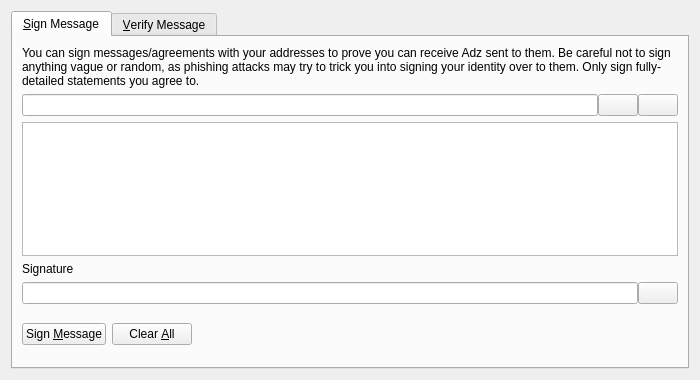
<?xml version="1.0" encoding="UTF-8"?>
<ui version="4.0">
 <class>SignVerifyMessageDialog</class>
 <widget class="QDialog" name="SignVerifyMessageDialog">
  <property name="geometry">
   <rect>
    <x>0</x>
    <y>0</y>
    <width>700</width>
    <height>380</height>
   </rect>
  </property>
  <property name="windowTitle">
   <string>Signatures - Sign / Verify a Message</string>
  </property>
  <property name="modal">
   <bool>true</bool>
  </property>
  <layout class="QVBoxLayout" name="verticalLayout">
   <item>
    <widget class="QTabWidget" name="tabWidget">
     <property name="currentIndex">
      <number>0</number>
     </property>
     <widget class="QWidget" name="tabSignMessage">
      <attribute name="title">
       <string>&amp;Sign Message</string>
      </attribute>
      <layout class="QVBoxLayout" name="verticalLayout_SM">
       <item>
        <widget class="QLabel" name="infoLabel_SM">
         <property name="text">
          <string>You can sign messages/agreements with your addresses to prove you can receive Adz sent to them. Be careful not to sign anything vague or random, as phishing attacks may try to trick you into signing your identity over to them. Only sign fully-detailed statements you agree to.</string>
         </property>
         <property name="textFormat">
          <enum>Qt::PlainText</enum>
         </property>
         <property name="wordWrap">
          <bool>true</bool>
         </property>
        </widget>
       </item>
       <item>
        <layout class="QHBoxLayout" name="horizontalLayout_1_SM">
         <property name="spacing">
          <number>0</number>
         </property>
         <item>
          <widget class="QValidatedLineEdit" name="addressIn_SM">
           <property name="toolTip">
            <string>The Proton address to sign the message with</string>
           </property>
          </widget>
         </item>
         <item>
          <widget class="QPushButton" name="addressBookButton_SM">
           <property name="toolTip">
            <string>Choose previously used address</string>
           </property>
           <property name="text">
            <string/>
           </property>
           <property name="shortcut">
            <string>Alt+A</string>
           </property>
           <property name="autoDefault">
            <bool>false</bool>
           </property>
          </widget>
         </item>
         <item>
          <widget class="QPushButton" name="pasteButton_SM">
           <property name="toolTip">
            <string>Paste address from clipboard</string>
           </property>
           <property name="text">
            <string/>
           </property>
           <property name="shortcut">
            <string>Alt+P</string>
           </property>
           <property name="autoDefault">
            <bool>false</bool>
           </property>
          </widget>
         </item>
        </layout>
       </item>
       <item>
        <widget class="QPlainTextEdit" name="messageIn_SM">
         <property name="toolTip">
          <string>Enter the message you want to sign here</string>
         </property>
        </widget>
       </item>
       <item>
        <widget class="QLabel" name="signatureLabel_SM">
         <property name="text">
          <string>Signature</string>
         </property>
         <property name="textFormat">
          <enum>Qt::PlainText</enum>
         </property>
        </widget>
       </item>
       <item>
        <layout class="QHBoxLayout" name="horizontalLayout_2_SM">
         <property name="spacing">
          <number>0</number>
         </property>
         <item>
          <widget class="QLineEdit" name="signatureOut_SM">
           <property name="font">
            <font>
             <italic>true</italic>
            </font>
           </property>
           <property name="readOnly">
            <bool>true</bool>
           </property>
          </widget>
         </item>
         <item>
          <widget class="QPushButton" name="copySignatureButton_SM">
           <property name="toolTip">
            <string>Copy the current signature to the system clipboard</string>
           </property>
           <property name="text">
            <string/>
           </property>
           <property name="autoDefault">
            <bool>false</bool>
           </property>
          </widget>
         </item>
        </layout>
       </item>
       <item>
        <layout class="QHBoxLayout" name="horizontalLayout_3_SM">
         <item>
          <widget class="QPushButton" name="signMessageButton_SM">
           <property name="toolTip">
            <string>Sign the message to prove you own this Proton address</string>
           </property>
           <property name="text">
            <string>Sign &amp;Message</string>
           </property>
           <property name="autoDefault">
            <bool>false</bool>
           </property>
          </widget>
         </item>
         <item>
          <widget class="QPushButton" name="clearButton_SM">
           <property name="toolTip">
            <string>Reset all sign message fields</string>
           </property>
           <property name="text">
            <string>Clear &amp;All</string>
           </property>
           <property name="autoDefault">
            <bool>false</bool>
           </property>
          </widget>
         </item>
         <item>
          <spacer name="horizontalSpacer_1_SM">
           <property name="orientation">
            <enum>Qt::Horizontal</enum>
           </property>
           <property name="sizeHint" stdset="0">
            <size>
             <width>40</width>
             <height>48</height>
            </size>
           </property>
          </spacer>
         </item>
         <item>
          <widget class="QLabel" name="statusLabel_SM">
           <property name="font">
            <font>
             <weight>75</weight>
             <bold>true</bold>
            </font>
           </property>
           <property name="text">
            <string/>
           </property>
           <property name="wordWrap">
            <bool>true</bool>
           </property>
          </widget>
         </item>
         <item>
          <spacer name="horizontalSpacer_2_SM">
           <property name="orientation">
            <enum>Qt::Horizontal</enum>
           </property>
           <property name="sizeHint" stdset="0">
            <size>
             <width>40</width>
             <height>48</height>
            </size>
           </property>
          </spacer>
         </item>
        </layout>
       </item>
      </layout>
     </widget>
     <widget class="QWidget" name="tabVerifyMessage">
      <attribute name="title">
       <string>&amp;Verify Message</string>
      </attribute>
      <layout class="QVBoxLayout" name="verticalLayout_VM">
       <item>
        <widget class="QLabel" name="infoLabel_VM">
         <property name="text">
          <string>Enter the receiver's address, message (ensure you copy line breaks, spaces, tabs, etc. exactly) and signature below to verify the message. Be careful not to read more into the signature than what is in the signed message itself, to avoid being tricked by a man-in-the-middle attack. Note that this only proves the signing party receives with the address, it cannot prove sendership of any transaction!</string>
         </property>
         <property name="textFormat">
          <enum>Qt::PlainText</enum>
         </property>
         <property name="alignment">
          <set>Qt::AlignLeading|Qt::AlignLeft|Qt::AlignTop</set>
         </property>
         <property name="wordWrap">
          <bool>true</bool>
         </property>
        </widget>
       </item>
       <item>
        <layout class="QHBoxLayout" name="horizontalLayout_1_VM">
         <property name="spacing">
          <number>0</number>
         </property>
         <item>
          <widget class="QValidatedLineEdit" name="addressIn_VM">
           <property name="toolTip">
            <string>The Proton address the message was signed with</string>
           </property>
          </widget>
         </item>
         <item>
          <widget class="QPushButton" name="addressBookButton_VM">
           <property name="toolTip">
            <string>Choose previously used address</string>
           </property>
           <property name="text">
            <string/>
           </property>
           <property name="shortcut">
            <string>Alt+A</string>
           </property>
           <property name="autoDefault">
            <bool>false</bool>
           </property>
          </widget>
         </item>
        </layout>
       </item>
       <item>
        <widget class="QPlainTextEdit" name="messageIn_VM"/>
       </item>
       <item>
        <widget class="QValidatedLineEdit" name="signatureIn_VM"/>
       </item>
       <item>
        <layout class="QHBoxLayout" name="horizontalLayout_2_VM">
         <item>
          <widget class="QPushButton" name="verifyMessageButton_VM">
           <property name="toolTip">
            <string>Verify the message to ensure it was signed with the specified Proton address</string>
           </property>
           <property name="text">
            <string>Verify &amp;Message</string>
           </property>
           <property name="autoDefault">
            <bool>false</bool>
           </property>
          </widget>
         </item>
         <item>
          <widget class="QPushButton" name="clearButton_VM">
           <property name="toolTip">
            <string>Reset all verify message fields</string>
           </property>
           <property name="text">
            <string>Clear &amp;All</string>
           </property>
           <property name="autoDefault">
            <bool>false</bool>
           </property>
          </widget>
         </item>
         <item>
          <spacer name="horizontalSpacer_1_VM">
           <property name="orientation">
            <enum>Qt::Horizontal</enum>
           </property>
           <property name="sizeHint" stdset="0">
            <size>
             <width>40</width>
             <height>48</height>
            </size>
           </property>
          </spacer>
         </item>
         <item>
          <widget class="QLabel" name="statusLabel_VM">
           <property name="font">
            <font>
             <weight>75</weight>
             <bold>true</bold>
            </font>
           </property>
           <property name="text">
            <string/>
           </property>
           <property name="wordWrap">
            <bool>true</bool>
           </property>
          </widget>
         </item>
         <item>
          <spacer name="horizontalSpacer_2_VM">
           <property name="orientation">
            <enum>Qt::Horizontal</enum>
           </property>
           <property name="sizeHint" stdset="0">
            <size>
             <width>40</width>
             <height>48</height>
            </size>
           </property>
          </spacer>
         </item>
        </layout>
       </item>
      </layout>
     </widget>
    </widget>
   </item>
  </layout>
 </widget>
 <customwidgets>
  <customwidget>
   <class>QValidatedLineEdit</class>
   <extends>QLineEdit</extends>
   <header>qvalidatedlineedit.h</header>
  </customwidget>
 </customwidgets>
 <resources>
  <include location="../reef.qrc"/>
 </resources>
 <connections/>
</ui>
